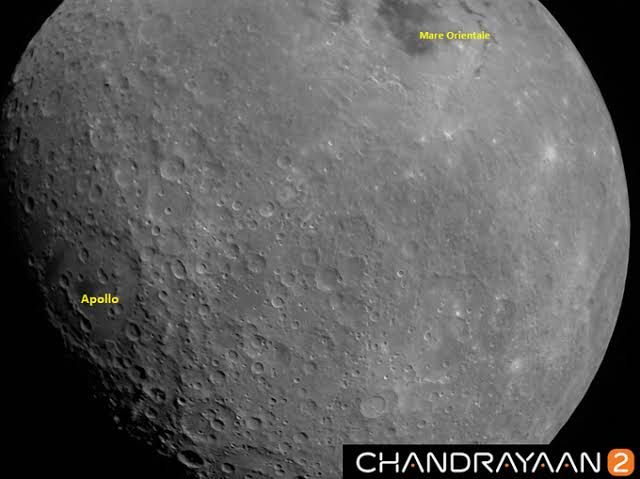
#> input picture data/samples/image1.jpg, 640 x 479 px, found by its file name
$ python rotation_test.py
#> lines starting #> are read from the running program, lines starting #| are printed output that depends on the picture
import cv2
import numpy as np
import os


# ============================================================
# INPUT
# ============================================================

image_path = r"D:\SIH26166\Data\samples\image1.jpg"

output_dir = r"D:\SIH26166\Result\invariance\rotation"

os.makedirs(output_dir, exist_ok=True)


# ============================================================
# LOAD IMAGE
# ============================================================

image = cv2.imread(image_path)
#> image is the input picture: shape (479, 640, 3); mean B, G, R 92.4, 92.8, 93.1

if image is None:
    print("❌ Image could not be loaded")
    exit()

print("✅ Original image loaded")


# ============================================================
# ROTATION ANGLES
# ============================================================

angles = [
    -90,
    -45,
    -30,
    -15,
    0,
    15,
    30,
    45,
    90
]


# ============================================================
# SIFT
# ============================================================

sift = cv2.SIFT_create()


# Original image features

gray_original = cv2.cvtColor(
    image,
    cv2.COLOR_BGR2GRAY
)

kp_original, des_original = sift.detectAndCompute(
    gray_original,
    None
)
#> kp_original = 1237 keypoints; strongest (x, y, size): (497, 470, 2.1), (576, 470, 2.3), (444, 454, 2.4), (397, 454, 2.1)

print("\nOriginal keypoints:", len(kp_original))
#| Original keypoints: 1237


# ============================================================
# TEST EACH ROTATION
# ============================================================

for angle in angles:

    print("\n" + "-" * 50)
    print("Testing rotation:", angle, "degrees")

    height, width = image.shape[:2]

    center = (
        width // 2,
        height // 2
    )

    # Rotation matrix
    matrix = cv2.getRotationMatrix2D(
        center,
        angle,
        1.0
    )

    # Rotate image
    rotated = cv2.warpAffine(
        image,
        matrix,
        (width, height)
    )

    # Save rotated image
    rotated_path = os.path.join(
        output_dir,
        f"rotation_{angle}.jpg"
    )

    cv2.imwrite(
        rotated_path,
        rotated
    )

    # ========================================================
    # SIFT ON ROTATED IMAGE
    # ========================================================

    gray_rotated = cv2.cvtColor(
        rotated,
        cv2.COLOR_BGR2GRAY
    )

    kp_rotated, des_rotated = sift.detectAndCompute(
        gray_rotated,
        None
    )

    print(
        "Rotated keypoints:",
        len(kp_rotated)
    )

    if des_rotated is None:

        print("❌ No descriptors found")
        continue


    # ========================================================
    # BF MATCHING
    # ========================================================

    bf = cv2.BFMatcher(
        cv2.NORM_L2
    )

    matches = bf.knnMatch(
        des_original,
        des_rotated,
        k=2
    )

    # Lowe Ratio Test
    good_matches = []

    for pair in matches:

        if len(pair) == 2:

            m, n = pair

            if m.distance < 0.75 * n.distance:

                good_matches.append(m)


    print(
        "Good matches:",
        len(good_matches)
    )


    # ========================================================
    # HOMOGRAPHY + RANSAC
    # ========================================================

    if len(good_matches) < 4:

        print(
            "⚠️ Not enough matches for Homography"
        )

        continue


    src_pts = np.float32([
        kp_original[m.queryIdx].pt
        for m in good_matches
    ]).reshape(-1, 1, 2)


    dst_pts = np.float32([
        kp_rotated[m.trainIdx].pt
        for m in good_matches
    ]).reshape(-1, 1, 2)


    H, mask = cv2.findHomography(
        src_pts,
        dst_pts,
        cv2.RANSAC,
        5.0
    )


    if H is None:

        print("❌ Homography failed")
        continue


    mask = mask.ravel()

    inliers = int(np.sum(mask))

    outliers = len(mask) - inliers

    inlier_ratio = (
        inliers / len(good_matches)
    )


    print("Inliers:", inliers)
    print("Outliers:", outliers)

    print(
        "Inlier Ratio:",
        round(inlier_ratio, 3)
    )


    # ========================================================
    # DRAW INLIERS
    # ========================================================

    inlier_matches = []

    for i, match in enumerate(good_matches):

        if mask[i]:

            inlier_matches.append(match)


    result = cv2.drawMatches(
        image,
        kp_original,
        rotated,
        kp_rotated,
        inlier_matches,
        None,
        flags=cv2.DrawMatchesFlags_NOT_DRAW_SINGLE_POINTS
    )


    result_path = os.path.join(
        output_dir,
        f"rotation_{angle}_matches.jpg"
    )


    cv2.imwrite(
        result_path,
        result
    )


    print(
        "💾 Result saved:",
        result_path
    )
#> this loop made 9 passes
#> (inliers, outliers, inlier_ratio) on passes 1 to 9: (942, 20, 0.979), (664, 36, 0.949), (657, 18, 0.973), (681, 24, 0.966), (1237, 0, 1), (725, 17, 0.977), (695, 35, 0.952), (691, 21, 0.971), (937, 17, 0.982)
#> (printed output is left out)
#> pass 1, `rotated = cv2.warpAffine( image, matrix, (width, height) )`:
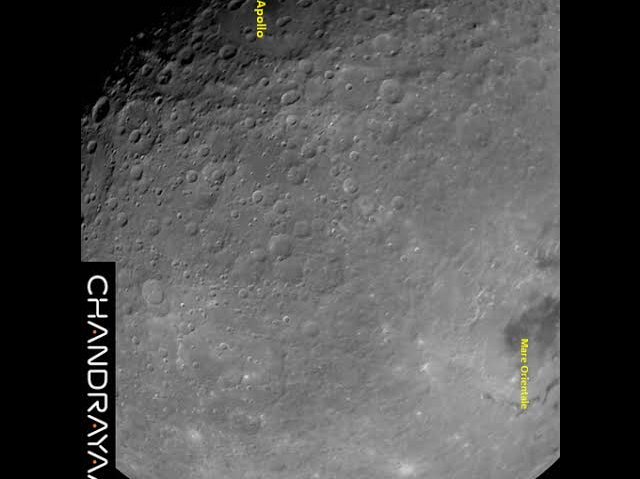
#> rotated: shape (479, 640, 3); mean B, G, R 79.8, 80, 80
#> pass 1, `result = cv2.drawMatches( image, kp_original, rotated, kp_rotated, inl..`:
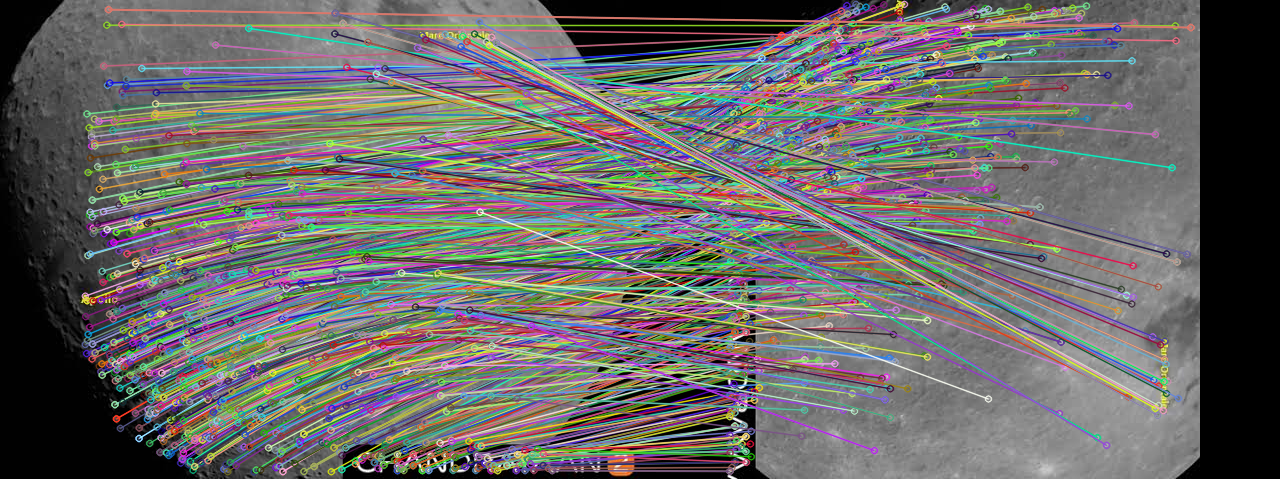
#> result: shape (479, 1280, 3); mean B, G, R 103, 104, 106
#> pass 2, `rotated = cv2.warpAffine( image, matrix, (width, height) )`:
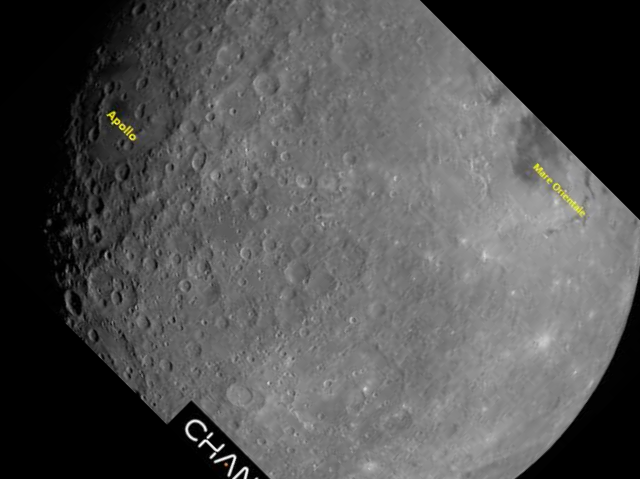
#> rotated: shape (479, 640, 3); mean B, G, R 81.3, 81.5, 81.5
#> after the loop:
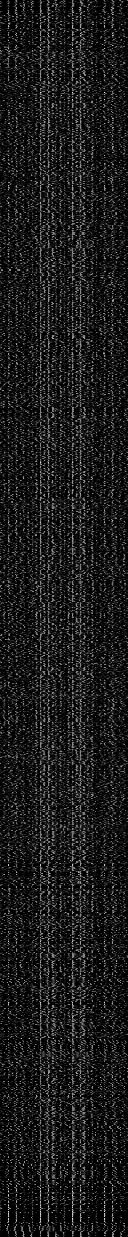
#> des_original: shape (1237, 128) float32; min 0, max 225, mean 27.4
#> after the loop:
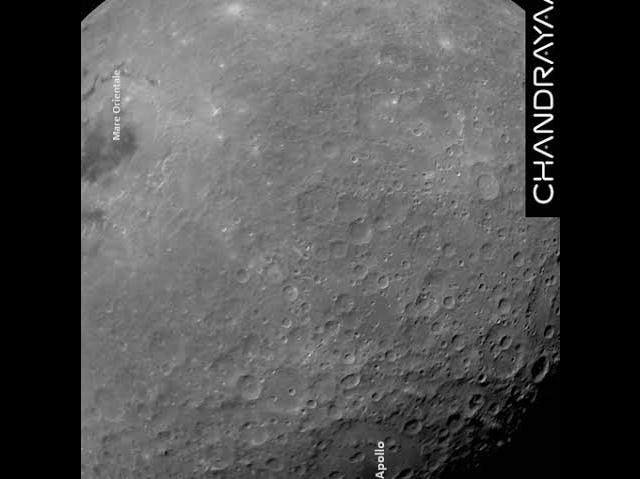
#> gray_rotated: shape (479, 640); min 0, max 255, mean 80


print("\n" + "=" * 50)
print("ROTATION INVARIANCE TEST COMPLETED")
print("=" * 50)
